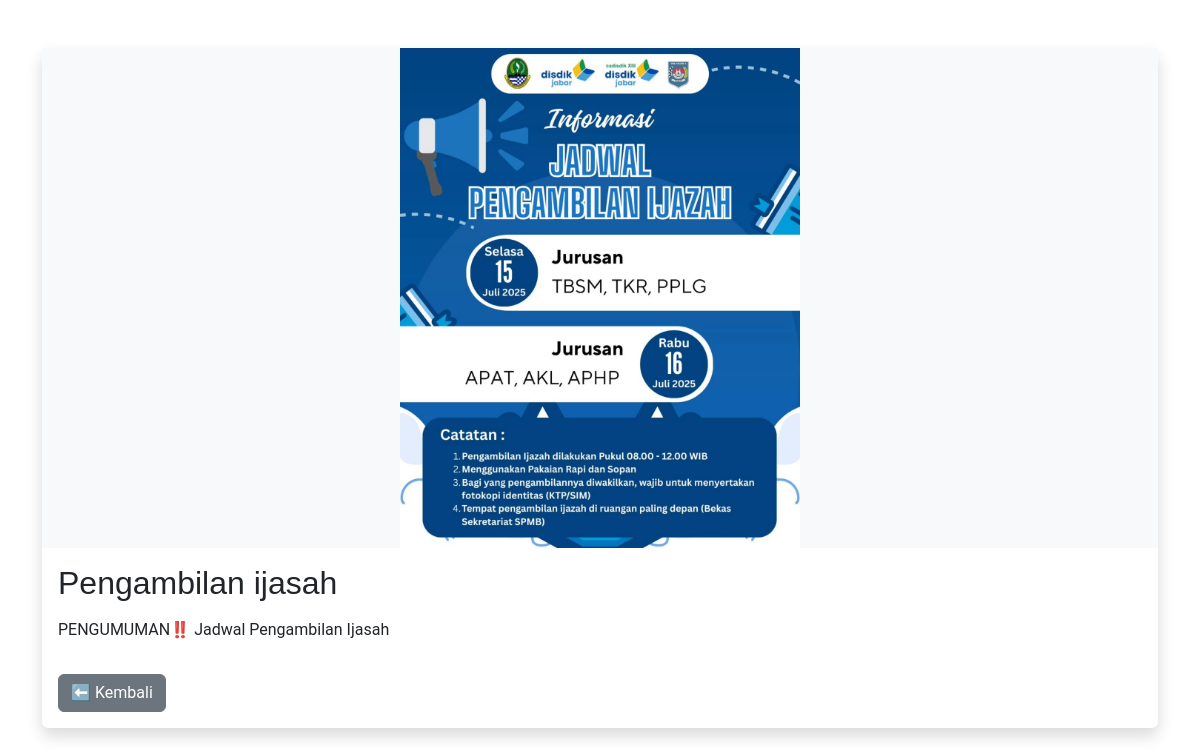
/frontend/announcement_detail.php?id=12, run on the app's committed database.
### tables this page shows
CREATE TABLE `announcements` (
  `id` bigint NOT NULL,
  `announcements_title` varchar(255) NOT NULL,
  `announcements_image` text NOT NULL,
  `announcements_description` text NOT NULL
);

### frontend/announcement_detail.php (the view, shortened to what this page needs)
<?php
include 'partials/header.php';
$id = intval($_GET['id']);
$qSelect = "SELECT * FROM announcements WHERE id = $id";
$result = mysqli_query($connect, $qSelect) or die(mysqli_error($connect));
$a = mysqli_fetch_assoc($result);
?>
<div class="container my-5">
  <div class="card shadow border-0">
    <div style="background:#f8f9fa; display:flex; justify-content:center; align-items:center; max-height:500px; overflow:hidden;">
      <img src="../storages/announcements/<?= $a['announcements_image'] ?>"
           alt="<?= $a['announcements_title'] ?>"
           style="max-width:100%; max-height:500px; object-fit:contain;">
    </div>
    <div class="card-body">
      <h2 class="card-title mb-3"><?= $a['announcements_title'] ?></h2>
      <p class="card-text"><?= nl2br($a['announcements_description']) ?></p>
      <a href="announcements_all.php" class="btn btn-secondary mt-3">
        ⬅ Kembali
      </a>
    </div>
  </div>
</div>

### frontend/temp_user/assets/css/main.css (style rules this page uses)
:root { --default-font: "Roboto", system-ui, -apple-system, "Segoe UI", Roboto, "Helvetica Neue", Arial, "Noto Sans", "Liberation Sans", sans-serif, "Apple Color Emoji", "Segoe UI Emoji", "Segoe UI Symbol", "Noto Color Emoji"; --heading-font: "Raleway", sans-serif; --nav-font: "Ubuntu", sans-serif; }
:root { --background-color: #ffffff; --default-color: #444444; --heading-color: #5f687b; --accent-color: #10bc69; --surface-color: #ffffff; --contrast-color: #ffffff; }
:root { --nav-color: #5f687b; --nav-hover-color: #10bc69; --nav-mobile-background-color: #ffffff; --nav-dropdown-background-color: #ffffff; --nav-dropdown-color: #5f687b; --nav-dropdown-hover-color: #10bc69; }
:root { scroll-behavior: smooth; }
body { color: var(--default-color); background-color: var(--background-color); font-family: var(--default-font); }
a { color: var(--accent-color); text-decoration: none; transition: 0.3s; }
h1, h2, h3, h4, h5, h6 { color: var(--heading-color); font-family: var(--heading-font); }

### frontend/partials/header.php (style rules this page uses)
:root { --bs-body-font-family: 'Poppins', sans-serif; }

### data on the page
announcements: announcements_image (picture), announcements_title "Pengambilan ijasah", announcements_description "PENGUMUMAN‼️ Jadwal Pengambilan Ijasah"
